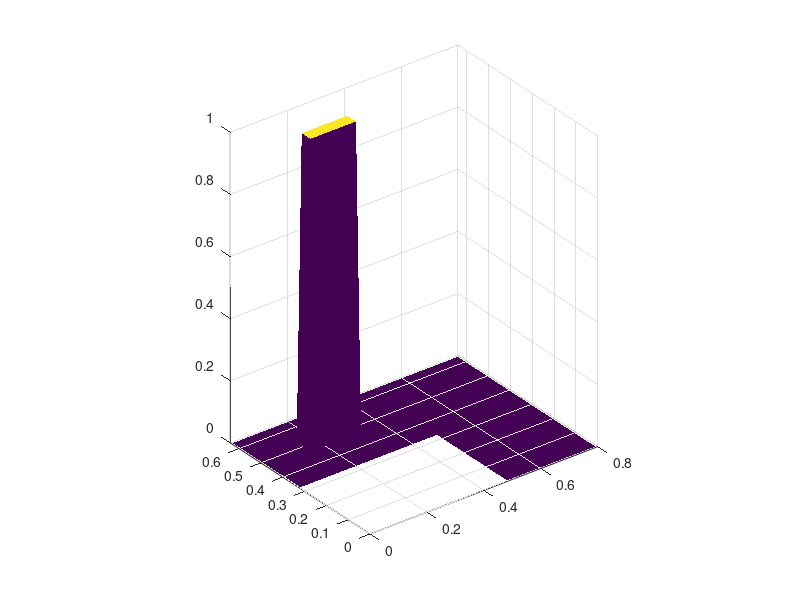

Reproduce this figure in MATLAB. (Note: this script raises an error after producing the figure.)
%--------------------------------------
% Driver routine for cavity flow
%--------------------------------------

%clear all
close all

global Rd Ad Pd
global Rp Ap Pp
global xLen yLen
global dx dy
global N M
global dt Re
global q

%...Reynolds number
Re = 500;

%...domain size
xLen  = 0.8;
yLen  = 0.64;

N     = 80;
M     = 64;

x       = linspace(0,xLen,N+1);
y       = linspace(0,yLen,M+1);
xc      = (x(1:end-1)+x(2:end))/2;
yc      = (y(1:end-1)+y(2:end))/2;
[yy,xx] = meshgrid(yc,xc);
dx      = xLen/N;
dy      = yLen/M;
dt      = min(dx,dy)/1.5;

q   = zeros(N,M);
q(16:32,48:52) = 1;
ax    = ones(N,M)*1;
ay    = ones(N,M)*0.1;

q(1:48,1:32) = NaN;
ax(1:48,1:32)  = NaN;
ay(1:48,1:32)  = NaN;

qS =  zeros(N,1);
qN =  zeros(N,1);
qW =  zeros(1,M);
qE =  zeros(1,M);

figure(1);
surf(xx,yy,q,'EdgeColor','None')
axis image
axis([0 xLen 0 yLen]);
drawnow

for i=1:50
    
    %...semi-Lagrangian advection
    q    = SemiLagrAdvectMain(ax,ay,q,qS,qN,qW,qE);
    
    
    if (mod(i,1)==0)
        fprintf('time step %i \n',i)
        %...graphics output
        figure(1);
        surf(xx,yy,q,'EdgeColor','None')
        axis image
        axis([0 xLen 0 yLen]);
        drawnow
        %pause(0.1)
    end
end
